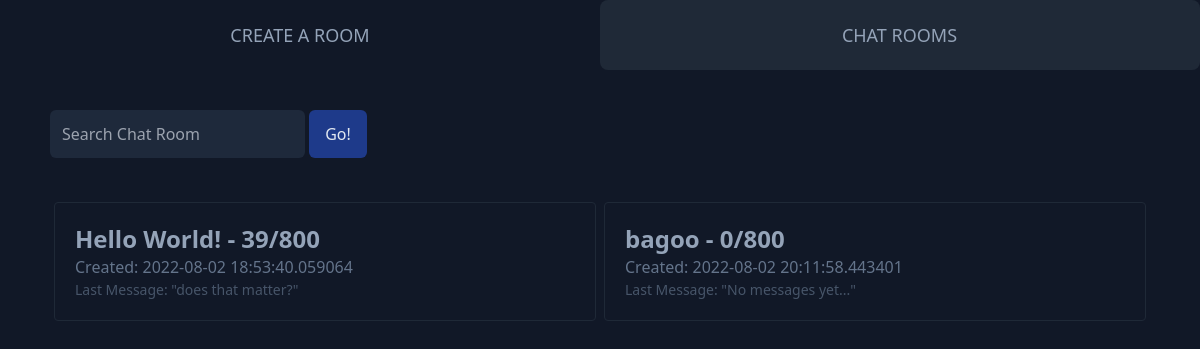
Before: / with the older database file.
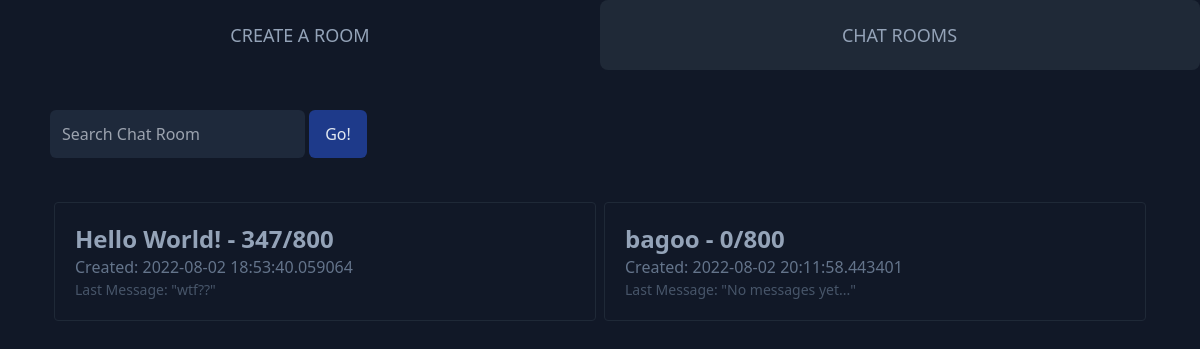
After: the same page with the newer database file.
### app.py (models this page shows, shortened)
class Rooms(db.Model):
    RID = db.Column(db.Integer, primary_key=True)
    name = db.Column(db.String(100), unique=True, nullable=False)
    visibility = db.Column(db.String(20), nullable=False)
    date = db.Column(db.DateTime, nullable=False, default=datetime.utcnow)
    messages = db.Column(db.Integer)

class Logs(db.Model):
    MID = db.Column(db.Integer, primary_key=True)
    RID = db.Column(db.Integer, nullable=False)
    message = db.Column(db.String(1000), nullable=False)

### app.py (the view)
@app.route('/', methods=['GET', 'POST'])
def index():
    public_rooms = Rooms.query.filter_by(visibility = "public").all()
    return render_template('listrooms.html',rooms = public_rooms, LastMessage = getLastMessage)

### app.py (called while the page is built)
def getLastMessage(RID):
    LastMessage = Logs.query.filter_by(RID=RID).order_by(Logs.MID.desc()).first()
    if LastMessage:
        return LastMessage.message
    return "No messages yet..."

### templates/listrooms.html
{% extends 'layouts/layout_land.html' %}
{% block content %}
    <div class = "div2">
        <div class = "flex justify-start flex-wrap py-10">
        <form>
            <input type = "text" placeholder = "Search Chat Room" class = "bg-slate-800 rounded-md p-3 text-slate-400 font-light focus:outline-none ml-[50px]">
            <input type = "submit" value = "Go!" class = "bg-blue-900 rounded-md text-slate-200 p-4 py-3">
        </form>
        </div>
        <div class = "flex flex-wrap mx-[50px]">
      {% if rooms|length < 1 %}
        <h4 class = "text-center text-slate-400">No active rooms found!</h4>
      {% else %}
            {% for room in rooms %}
            <div class = "border border-gray-800 w-[calc(50%-8px)] m-1 rounded p-5 overflow-hidden hover:bg-gray-800 transition">
                <a href = {{url_for('roomview', RID = room.RID, name = room.name)}}>
                    <h2 class = "text-slate-400 text-2xl cursor-pointer font-semibold truncate hover:underline">
                        {{room.name}} - {{room.messages}}/800
                    </h2>
                </a>
                <p class = "text-slate-500">Created: {{room.date}}</p>
                <p class = "text-slate-600 text-[14px] font-normal truncate">Last Message: "{{LastMessage(room.RID)}}"</p>
            </div>
            {% endfor %}
        </div>
      {% endif %}
    </div>
{% endblock %}

### templates/layouts/layout_land.html (shortened to what this page needs)
<!DOCTYPE html>
<html lang="en">
<head>
    <link rel="stylesheet" href="{{url_for('static',filename='dist/css/output.css')}}">
</head>
<body class = "bg-gray-900">
    <div class = "flex flex-wrap w-full">
        <a href="/createroom" class = "bg-inherit w-6/12 rounded-lg text-center text-slate-400 text-lg py-5 font-extralight border border-transparent">
            CREATE A ROOM
        </a>
        <a href="/" class = "bg-gray-800 w-6/12 rounded-lg text-center border-l-0 text-slate-400 text-lg py-5 font-extralight border border-transparent">
            CHAT ROOMS
        </a>
    </div>
    {% block content %}
    {% endblock %}
</body>
</html>

Changed rows visible on the page:
no longer on this page (row unchanged): Logs: message "does that matter?"
changed Rooms "Hello World!": messages "39" → "347"
added Logs: message "wtf??"
